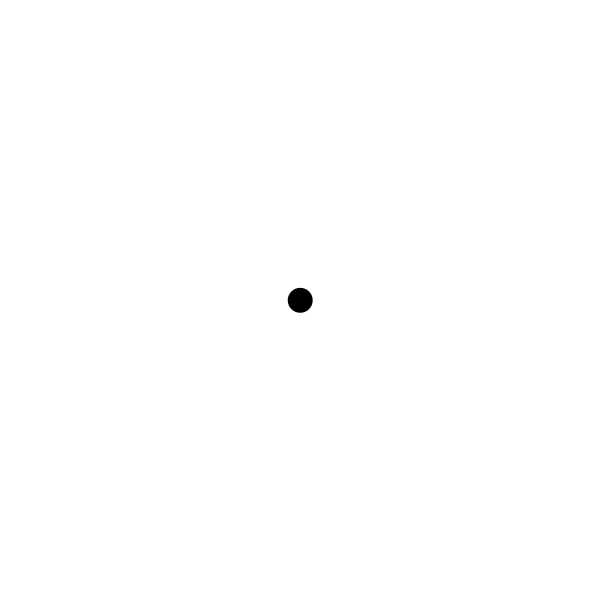
Frame 1 (no input)
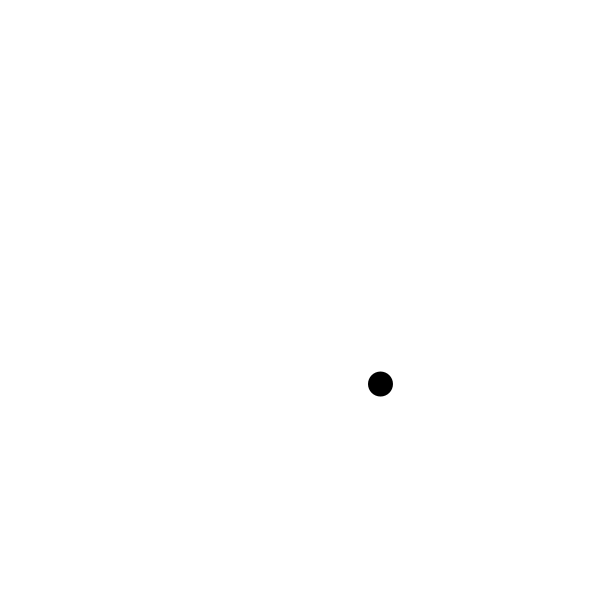
Frame 60 (the mouse pressed at the canvas centre just before this capture)
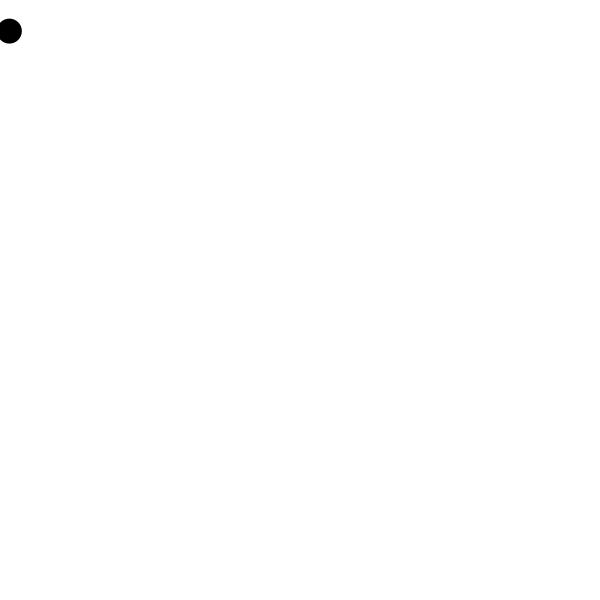
Frame 120 (the mouse held since frame 60 and released just before this capture)

The Processing sketch that drew these frames (run headless with seeded random() and noise(); from frame 60 on, the mouse is pressed at the canvas centre):

// Processing sketch: noc_vector006
// ── noc_vector006.pde
Ball b;

void setup(){
  size(600, 600);
  background(255);
  noStroke();
  b = new Ball(25);
}

void draw(){
  // 背景
  fill(255, 255, 255);
  rect(0, 0, width, height);
  
  // 円
  b.update();
  b.checkEdges();
  b.display();
}

class Ball{
  int r, top;
  PVector loc;
  PVector vel;
  PVector acc;
  PVector dir;
  float tx, ty;
  
  Ball(int _r){
    r = _r;
    top = 200;
    loc = new PVector(width/2, height/2);
    vel = new PVector(0, 0);
    acc = new PVector(0, 0);
    tx = 0;
    ty = 10000;  
  }
  
  void update(){
    acc.x = map(noise(tx), 0, 1, -1, 1);
    acc.y = map(noise(ty), 0, 1, -1, 1);
    vel.add(acc);
    vel.limit(top);
    loc.add(vel);
    tx += 0.01;
    ty += 0.01;
  }
  
  void display(){
    fill(0);
    ellipse(loc.x, loc.y, r, r);
  }
  
  void checkEdges(){
    if(loc.x > width){
      loc.x = width;
      vel.x *= -1;
    } else if(loc.x < 0){
      loc.x = 0;
      vel.x *= -1;
    }
    if(loc.y > height){
      loc.y = height;
      vel.y *= -1;
    } else if(loc.y < 0){
      loc.y = 0;
      vel.y *= -1;
    }
    
  }
}
